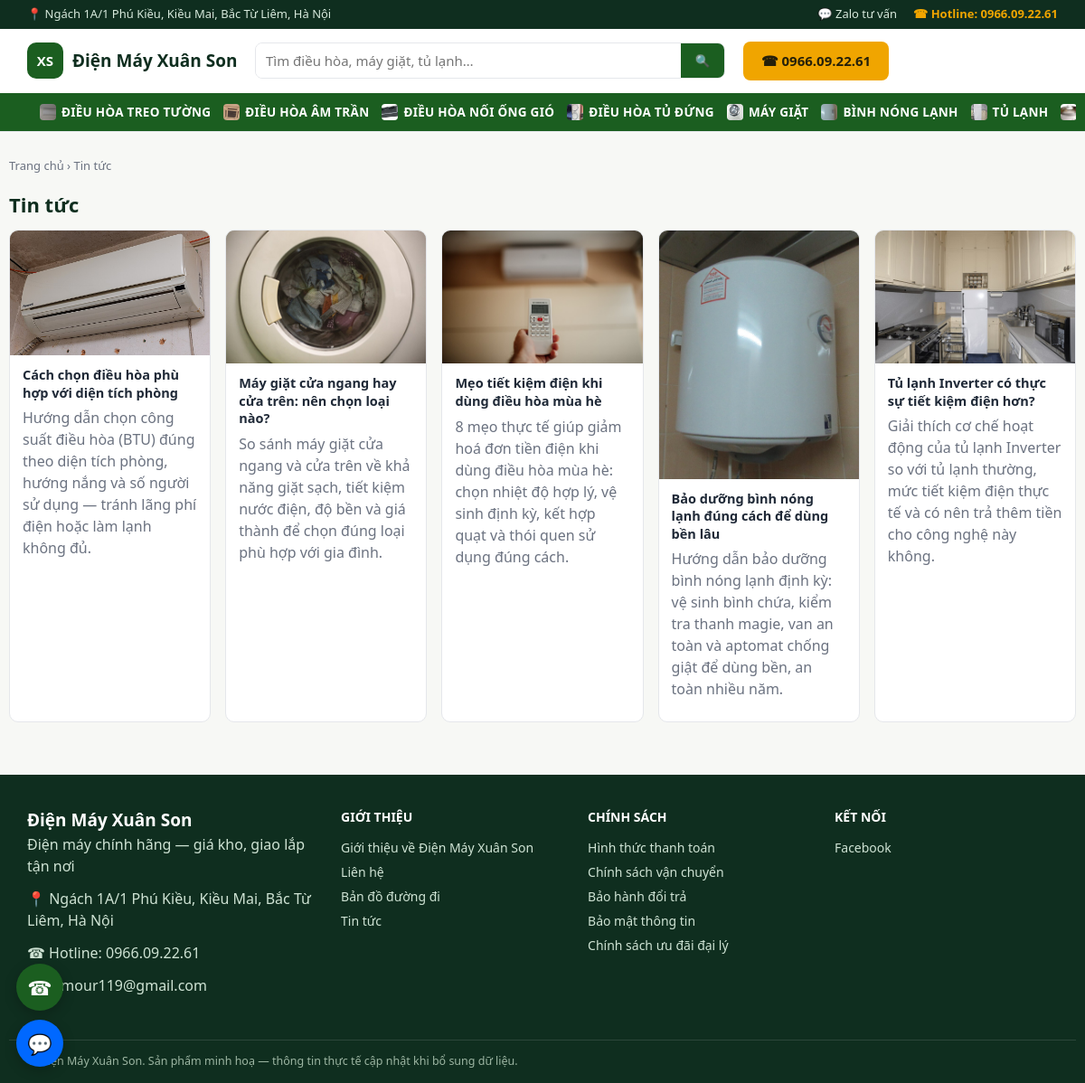
Before: /tin-tuc with the older database file.
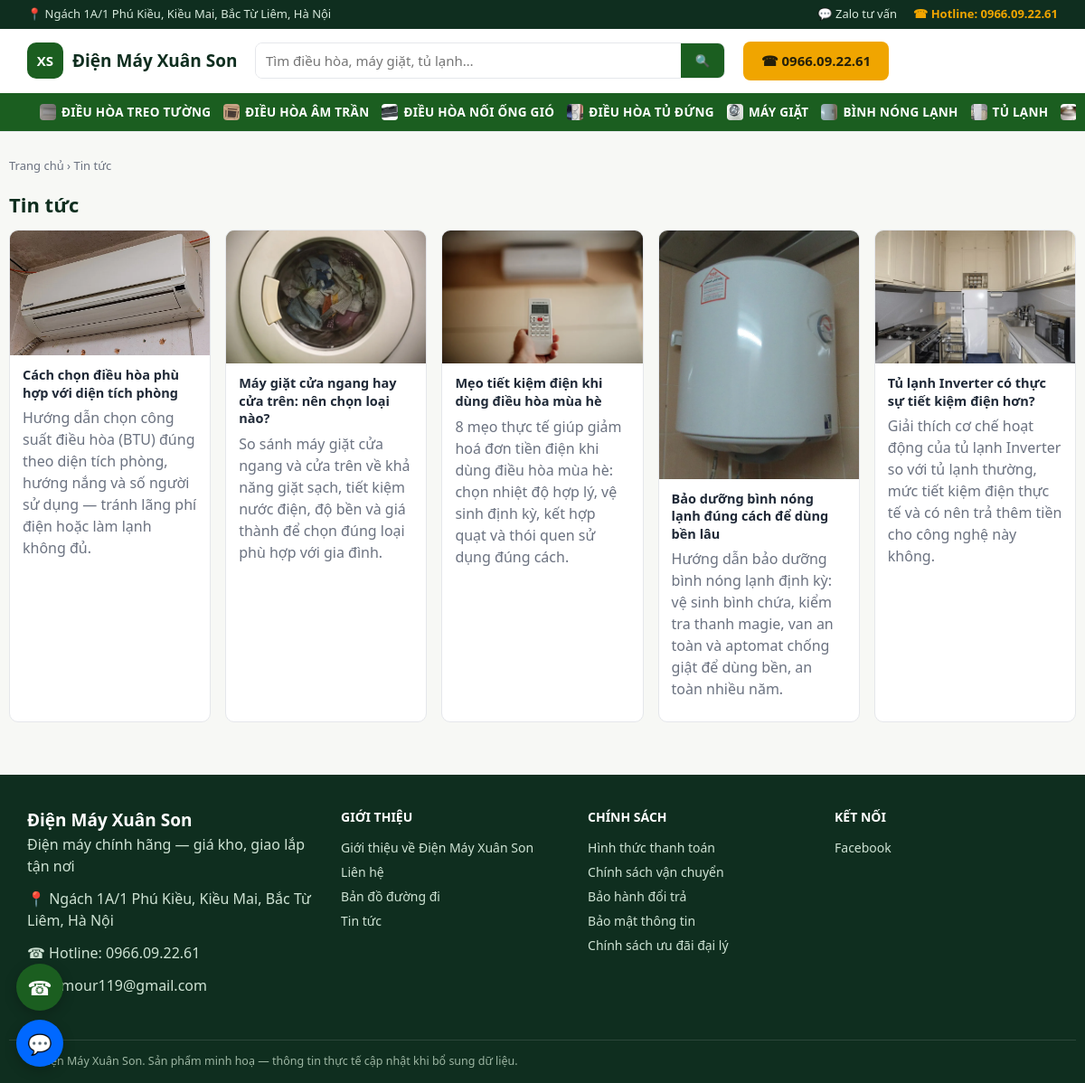
After: the same page with the newer database file.
### tables this page shows
CREATE TABLE categories (
    id INTEGER PRIMARY KEY AUTOINCREMENT,
    name TEXT NOT NULL,
    slug TEXT NOT NULL UNIQUE,
    icon TEXT DEFAULT '',
    sort_order INTEGER DEFAULT 0
);

CREATE TABLE articles (
    id INTEGER PRIMARY KEY AUTOINCREMENT,
    title TEXT NOT NULL,
    slug TEXT NOT NULL UNIQUE,
    image TEXT DEFAULT '',
    excerpt TEXT DEFAULT '',
    content TEXT DEFAULT '',
    category TEXT DEFAULT 'Kiến thức tiêu dùng',
    published INTEGER DEFAULT 1,
    created_at TEXT NOT NULL
, meta_title TEXT DEFAULT '', meta_description TEXT DEFAULT '', keyword TEXT DEFAULT '', related_product_ids TEXT DEFAULT '');

### app.py (the view)
@app.route("/tin-tuc")
def article_list_page():
    return render_template("article_list.html", articles=db.list_articles())

### app.py (called while the page is built)
@app.before_request
def load_common():
    g.settings = db.load_settings()
    g.nav_categories = db.list_categories()

@app.context_processor
def inject_globals():
    return {"settings": g.settings, "nav_categories": g.nav_categories}

### db.py (called while the page is built)
@contextmanager
def get_conn():
    conn = sqlite3.connect(DB_PATH)
    conn.row_factory = sqlite3.Row
    conn.execute("PRAGMA foreign_keys = ON")
    try:
        yield conn
        conn.commit()
    finally:
        conn.close()

def load_settings() -> dict:
    try:
        with open(SETTINGS_PATH, encoding="utf-8") as f:
            data = json.load(f)
        merged = dict(DEFAULT_SETTINGS)
        merged.update(data)
        return merged
    except (OSError, json.JSONDecodeError):
        return dict(DEFAULT_SETTINGS)

def list_categories(conn=None):
    if conn is not None:
        return conn.execute(
            "SELECT * FROM categories ORDER BY sort_order, name"
        ).fetchall()
    with get_conn() as c:
        return c.execute("SELECT * FROM categories ORDER BY sort_order, name").fetchall()

def list_articles(limit=None, published_only=True):
    sql = "SELECT * FROM articles"
    if published_only:
        sql += " WHERE published = 1"
    sql += " ORDER BY created_at DESC"
    params = []
    if limit:
        sql += " LIMIT ?"
        params.append(limit)
    with get_conn() as c:
        return c.execute(sql, params).fetchall()

### templates/article_list.html (shortened to what this page needs)
{% extends "base.html" %}
{% block content %}
<div class="wrap section">
  <nav class="breadcrumb"><a href="{{ url_for('home') }}">Trang chủ</a> › <span>Tin tức</span></nav>
  <h1 class="section-title">Tin tức</h1>
  <div class="news-grid">
    {% for a in articles %}
    <a href="{{ url_for('article_detail_page', slug=a.slug) }}" class="news-card">
      <div class="news-thumb">{% if a.image %}<img src="{{ url_for('static', filename=a.image) }}" alt="{{ a.title }}">{% else %}📰{% endif %}</div>
      <div class="news-body">
        <h3>{{ a.title }}</h3>
        <p class="muted">{{ a.excerpt }}</p>
      </div>
    </a>
    {% else %}
    <p class="muted">Chưa có bài viết nào.</p>
    {% endfor %}
  </div>
</div>
{% endblock %}

### templates/base.html (shortened to what this page needs)
{% from "_macros.html" import cat_icon with context %}
<!doctype html>
<html lang="vi">
<head>
<link rel="stylesheet" href="{{ url_for('static', filename='css/style.css') }}">
</head>
<body>
<div class="topbar">
  <div class="wrap topbar-inner">
    <span>📍 {{ settings.address }}</span>
    <div class="topbar-links">
      {% if settings.zalo %}<a href="https://zalo.me/{{ settings.zalo }}" target="_blank" rel="noopener">💬 Zalo tư vấn</a>{% endif %}
      <a href="tel:{{ settings.hotline|replace('.', '') }}" class="topbar-hotline">☎ Hotline: {{ settings.hotline }}</a>
    </div>
  </div>
</div>
<header class="site-header">
  <div class="wrap header-inner">
    <a href="{{ url_for('home') }}" class="brand">
      <span class="brand-mark">XS</span>
      <span class="brand-name">{{ settings.company_name }}</span>
    </a>
    <form class="search-form" action="{{ url_for('search_page') }}" method="get">
      <input type="text" name="q" placeholder="Tìm điều hòa, máy giặt, tủ lạnh…" value="{{ search_q|default('') }}">
      <button type="submit" aria-label="Tìm kiếm">🔍</button>
    </form>
    <a href="tel:{{ settings.hotline|replace('.', '') }}" class="btn btn-gold header-cta">☎ {{ settings.hotline }}</a>
  </div>
  <nav class="category-nav">
    <div class="wrap category-nav-inner">
      {% for c in nav_categories %}
        <a href="{{ url_for('category_page', slug=c.slug) }}">{{ cat_icon(c.icon, c.name) }} {{ c.name }}</a>
      {% endfor %}
    </div>
  </nav>
</header>
<main>
{% block content %}{% endblock %}
</main>
<footer class="site-footer">
  <div class="wrap footer-inner">
    <div>
      <div class="brand-name footer-brand">{{ settings.company_name }}</div>
      <p>{{ settings.tagline }}</p>
      <p>📍 {{ settings.address }}</p>
      <p>☎ Hotline: <a href="tel:{{ settings.hotline|replace('.', '') }}">{{ settings.hotline }}</a></p>
      {% if settings.email %}<p>✉ {{ settings.email }}</p>{% endif %}
    </div>
    <div>
      <div class="footer-title">Giới thiệu</div>
      <ul class="footer-links">
        <li><a href="{{ url_for('about_page') }}">Giới thiệu về {{ settings.company_name }}</a></li>
        <li><a href="{{ url_for('about_page') }}#lien-he">Liên hệ</a></li>
        <li><a href="{{ url_for('about_page') }}#ban-do">Bản đồ đường đi</a></li>
        <li><a href="{{ url_for('article_list_page') }}">Tin tức</a></li>
      </ul>
    </div>
    <div>
      <div class="footer-title">Chính sách</div>
      <ul class="footer-links">
        <li><a href="{{ url_for('policy_page', slug='thanh-toan') }}">Hình thức thanh toán</a></li>
        <li><a href="{{ url_for('policy_page', slug='van-chuyen') }}">Chính sách vận chuyển</a></li>
        <li><a href="{{ url_for('policy_page', slug='bao-hanh') }}">Bảo hành đổi trả</a></li>
        <li><a href="{{ url_for('policy_page', slug='bao-mat') }}">Bảo mật thông tin</a></li>
        <li><a href="{{ url_for('policy_page', slug='dai-ly') }}">Chính sách ưu đãi đại lý</a></li>
      </ul>
    </div>
    <div>
      <div class="footer-title">Kết nối</div>
      <ul class="footer-links">
        {% if settings.facebook %}<li><a href="{{ settings.facebook }}" target="_blank" rel="noopener">Facebook</a></li>{% endif %}
      </ul>
    </div>
  </div>
  <div class="wrap footer-bottom">© {{ settings.company_name }}. Sản phẩm minh hoạ — thông tin thực tế cập nhật khi bổ sung dữ liệu.</div>
</footer>
{% set is_admin_page = request.path.startswith('/admin') %}
{% set chat_enabled = (settings.claude_key or settings.gemini_key) and not is_admin_page %}
<div class="floating-contact">
  <a href="tel:{{ settings.hotline|replace('.', '') }}" class="floating-btn floating-call" title="Gọi hotline">☎</a>
  {% if settings.zalo %}<a href="https://zalo.me/{{ settings.zalo }}" target="_blank" rel="noopener" class="floating-btn floating-zalo" title="Chat Zalo">💬</a>{% endif %}
</div>
</body>
</html>

### templates/_macros.html (shortened to what this page needs)
{% macro cat_icon(icon, alt, cls="") %}
{% if icon and '/' in icon %}
  <img class="cat-icon-img {{ cls }}" src="{{ url_for('static', filename=icon) }}" alt="{{ alt }}" loading="lazy">
{% else %}
  {{ icon|default('📦') }}
{% endif %}
{% endmacro %}

### static/css/style.css (style rules this page uses)
:root { --green-900:#0f2e1f; --green-700:#1b5e20; --green-600:#2e7d32; --green-50:#eef7ee; --gold-500:#f0a500; --gold-600:#d78f00; --bg:#f7f8f5; --card:#ffffff; --text:#1f2937; --muted:#6b7280; --border:#e5e7eb; --danger:#dc2626; --success:#15803d; --radius:10px; }
* { box-sizing:border-box }
html,body { margin:0;padding:0 }
body { font-family:"Segoe UI",Roboto,Arial,sans-serif; background:var(--bg); color:var(--text); line-height:1.5; }
a { color:inherit;text-decoration:none }
img { max-width:100%;display:block }
h1,h2,h3 { margin:0 0 .5em }
p { margin:0 0 .75em }
ul { margin:0;padding:0;list-style:none }
.wrap { max-width:1180px;margin:0 auto;padding:0 20px }
.muted { color:var(--muted);font-weight:400 }
.btn { display:inline-flex;align-items:center;justify-content:center;gap:.4em; border:none;border-radius:8px;padding:.7em 1.3em;font-size:15px;font-weight:600; cursor:pointer;transition:filter .15s ease; }
.btn-gold { background:var(--gold-500);color:#25200a }
input,select,textarea { width:100%;margin-top:.3em;padding:.6em .7em;border:1px solid var(--border); border-radius:8px;font-size:15px;font-family:inherit;background:#fff;color:var(--text); }
.topbar { background:var(--green-900);color:#d7e9dc;font-size:13px }
.topbar-inner { display:flex;justify-content:space-between;align-items:center;padding:6px 20px;gap:12px;flex-wrap:wrap }
.topbar-hotline { color:var(--gold-500);font-weight:700 }
.topbar-links { display:flex;gap:18px;align-items:center }
.site-header { background:#fff;border-bottom:1px solid var(--border);position:sticky;top:0;z-index:20 }
.header-inner { display:flex;align-items:center;gap:20px;padding:14px 20px }
.brand { display:flex;align-items:center;gap:10px;flex-shrink:0 }
.brand-mark { background:var(--green-700);color:#fff;font-weight:800;font-size:15px; width:40px;height:40px;border-radius:10px;display:flex;align-items:center;justify-content:center; }
.brand-name { font-weight:800;font-size:19px;color:var(--green-900) }
.footer-brand { color:#fff }
.search-form { flex:1;display:flex;max-width:520px;border:1.5px solid var(--border);border-radius:8px;overflow:hidden }
.search-form input { border:none;margin:0;border-radius:0 }
.search-form button { border:none;background:var(--green-700);color:#fff;padding:0 16px;cursor:pointer }
.header-cta { flex-shrink:0 }
.category-nav { background:var(--green-700) }
.category-nav-inner { display:flex;gap:4px;overflow-x:auto }
.category-nav-inner a { color:#fff;padding:11px 14px;font-size:13.5px;font-weight:600;white-space:nowrap; text-transform:uppercase;letter-spacing:.02em;display:flex;align-items:center; }
.category-nav-inner a img.cat-icon-img { display:inline-block;width:18px;height:18px;object-fit:cover;border-radius:4px;margin-right:6px;flex-shrink:0 }
.section { padding:28px 0 }
.section-title { font-size:22px;color:var(--green-900) }
.breadcrumb { font-size:13px;color:var(--muted);margin-bottom:16px }
.news-grid { display:grid;grid-template-columns:repeat(auto-fill,minmax(220px,1fr));gap:16px }
.news-card { background:var(--card);border:1px solid var(--border);border-radius:var(--radius);overflow:hidden;display:flex;flex-direction:column }
.news-thumb { aspect-ratio:16/10;background:var(--green-50);display:flex;align-items:center;justify-content:center;font-size:40px }
.news-thumb img { width:100%;height:100%;object-fit:cover }
.news-body { padding:12px 14px;display:flex;flex-direction:column;gap:6px }
.news-body h3 { font-size:14.5px;line-height:1.35;margin:0 }
.floating-contact { position:fixed;left:18px;bottom:18px;display:flex;flex-direction:column;gap:10px;z-index:50 }
.floating-btn { width:52px;height:52px;border-radius:50%;display:flex;align-items:center;justify-content:center; font-size:22px;box-shadow:0 4px 14px rgba(0,0,0,.22);color:#fff;border:none;cursor:pointer; }
.floating-call { background:var(--green-700) }
.floating-zalo { background:#0068ff }
.site-footer { background:var(--green-900);color:#cfe3d4;margin-top:30px }
.footer-inner { display:grid;grid-template-columns:1.3fr 1fr 1fr 1fr;gap:26px;padding:36px 20px }
.footer-title { font-weight:700;color:#fff;margin-bottom:10px;font-size:14px;text-transform:uppercase }
.footer-links li { padding:3px 0;font-size:14px }
.footer-bottom { border-top:1px solid rgba(255,255,255,.12);padding:14px 20px;font-size:12.5px;color:#9db6a3 }
.site-footer a { color:#cfe3d4 }

Changed rows visible on the page:
changed categories "ĐIỀU HÒA TREO TƯỜNG": icon: a different picture
changed categories "ĐIỀU HÒA ÂM TRẦN": icon: a different picture
changed categories "ĐIỀU HÒA NỐI ỐNG GIÓ": icon: a different picture
changed categories "ĐIỀU HÒA TỦ ĐỨNG": icon: a different picture
changed categories "MÁY GIẶT": icon: a different picture
changed categories "BÌNH NÓNG LẠNH": icon: a different picture
changed categories "TỦ LẠNH": icon: a different picture
changed categories (number 8 of 8 on the later page): icon: a different picture
changed articles "Cách chọn điều hòa phù hợp với diện tích phòng": image: a different picture
changed articles "Máy giặt cửa ngang hay cửa trên: nên chọn loại nào?": image: a different picture
changed articles "Mẹo tiết kiệm điện khi dùng điều hòa mùa hè": image: a different picture
changed articles "Bảo dưỡng bình nóng lạnh đúng cách để dùng bền lâu": image: a different picture
changed articles "Tủ lạnh Inverter có thực sự tiết kiệm điện hơn?": image: a different picture
